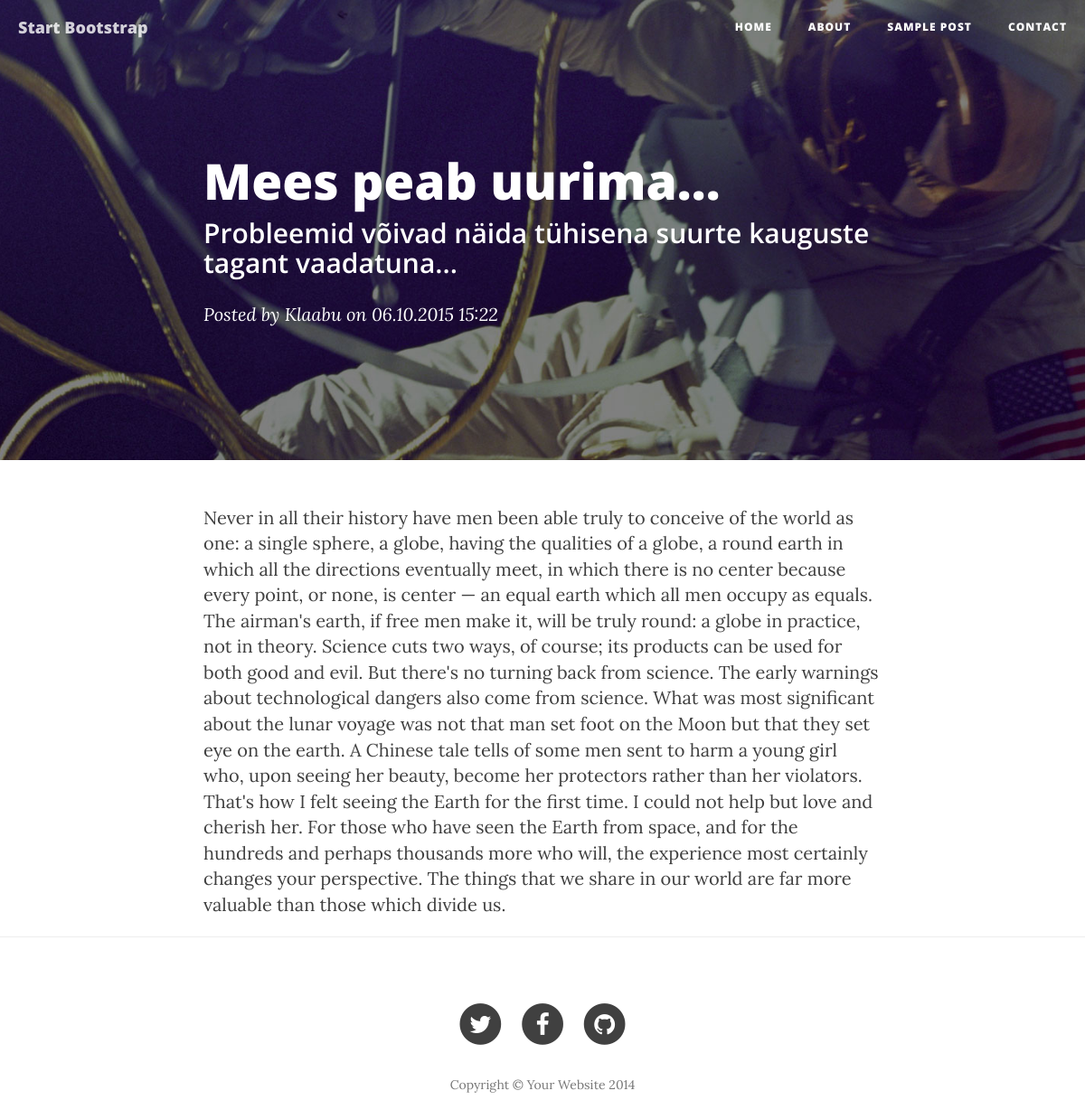
The page /post.php?id=1 on the database its author committed.
### tables this page shows
CREATE TABLE IF NOT EXISTS `posts` (
`post_id` smallint(11) unsigned NOT NULL,
  `author_id` int(10) unsigned NOT NULL,
  `post_title` varchar(255) NOT NULL,
  `post_description` varchar(255) NOT NULL,
  `post_text` text NOT NULL,
  `post_created` datetime NOT NULL DEFAULT CURRENT_TIMESTAMP
);

CREATE TABLE IF NOT EXISTS `authors` (
`author_id` int(10) unsigned NOT NULL,
  `author_name` varchar(255) NOT NULL
);

### post.php (the view, shortened to what this page needs)
<?php
$post_id=isset($_GET['id']) ? $_GET['id'] : -1;
require 'include/database.php';
$q = mysqli_query($db, "SELECT *, DATE_FORMAT(post_created, '%d.%m.%Y %H:%i') post_created FROM posts NATURAL JOIN authors WHERE post_id=$post_id");
$post = mysqli_fetch_assoc($q);
?>
<!DOCTYPE html>
<html lang="en">
<head>
    <link href="css/bootstrap.min.css" rel="stylesheet">
    <link href="css/clean-blog.min.css" rel="stylesheet">
    <link href="http://maxcdn.bootstrapcdn.com/font-awesome/4.1.0/css/font-awesome.min.css" rel="stylesheet" type="text/css">
</head>
<body>
<nav class="navbar navbar-default navbar-custom navbar-fixed-top">
    <div class="container-fluid">
        <div class="navbar-header page-scroll">
            <a class="navbar-brand" href="index.php">Start Bootstrap</a>
        </div>
        <div class="collapse navbar-collapse" id="bs-example-navbar-collapse-1">
            <ul class="nav navbar-nav navbar-right">
                <li>
                    <a href="index.php">Home</a>
                </li>
                <li>
                    <a href="about.html">About</a>
                </li>
                <li>
                    <a href="post.php">Sample Post</a>
                </li>
                <li>
                    <a href="contact.html">Contact</a>
                </li>
            </ul>
        </div>
    </div>
</nav>
<header class="intro-header" style="background-image: url('img/post-bg.jpg')">
    <div class="container">
        <div class="row">
            <div class="col-lg-8 col-lg-offset-2 col-md-10 col-md-offset-1">
                <div class="post-heading">
                    <h1 class="post-title"><?=$post['post_title'] ?></h1>
                    <h2 class="subheading"><?=$post['post_description'] ?></h2>
                    <span class="meta">Posted by <a href="#"><?=$post['author_name'] ?></a> on <?=$post['post_created'] ?></span>
                </div>
            </div>
        </div>
    </div>
</header>
<article>
    <div class="container">
        <div class="row">
            <div class="col-lg-8 col-lg-offset-2 col-md-10 col-md-offset-1"><?=$post['post_text'] ?></div>
        </div>
    </div>
</article>
<hr>
<footer>
    <div class="container">
        <div class="row">
            <div class="col-lg-8 col-lg-offset-2 col-md-10 col-md-offset-1">
                <ul class="list-inline text-center">
                    <li>
                        <a href="#">
                                <span class="fa-stack fa-lg">
                                    <i class="fa fa-circle fa-stack-2x"></i>
                                    <i class="fa fa-twitter fa-stack-1x fa-inverse"></i>
                                </span>
                        </a>
                    </li>
                    <li>
                        <a href="#">
                                <span class="fa-stack fa-lg">
                                    <i class="fa fa-circle fa-stack-2x"></i>
                                    <i class="fa fa-facebook fa-stack-1x fa-inverse"></i>
                                </span>
                        </a>
                    </li>
                    <li>
                        <a href="#">
                                <span class="fa-stack fa-lg">
                                    <i class="fa fa-circle fa-stack-2x"></i>
                                    <i class="fa fa-github fa-stack-1x fa-inverse"></i>
                                </span>
                        </a>
                    </li>
                </ul>
                <p class="copyright text-muted">Copyright &copy; Your Website 2014</p>
            </div>
        </div>
    </div>
</footer>
</body>
</html>

### rows shown on the page
posts: post_title "Mees peab uurima...", post_description "Probleemid võivad näida tühisena suurte kauguste tagant vaadatuna...", author.author_name "Klaabu", post_text "Never in all their history have men been able truly to conceive of the world as one: a single sphere, a globe, having the qualities of a globe, a round earth in which all the directions eventually meet, in which there is no center because every point, or none, is center — an equal earth which all men occupy as equals. The airman's earth, if free men make it, will be truly round: a globe in practice, not in theory. Science cuts two ways, of course; its products can be used for both good and evil. But there's no turning back from science. The early warnings about technological dangers also come from science. What was most significant about the lunar voyage was not that man set foot on the…"

### other values the page prints
$post['post_created'] "06.10.2015 15:22"
